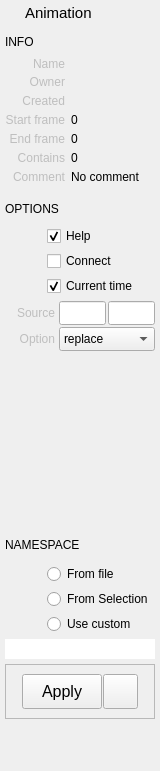
<?xml version="1.0" encoding="UTF-8"?>
<ui version="4.0">
 <class>Form</class>
 <widget class="QWidget" name="Form">
  <property name="geometry">
   <rect>
    <x>0</x>
    <y>0</y>
    <width>160</width>
    <height>771</height>
   </rect>
  </property>
  <property name="sizePolicy">
   <sizepolicy hsizetype="Ignored" vsizetype="Preferred">
    <horstretch>0</horstretch>
    <verstretch>0</verstretch>
   </sizepolicy>
  </property>
  <property name="minimumSize">
   <size>
    <width>160</width>
    <height>0</height>
   </size>
  </property>
  <property name="maximumSize">
   <size>
    <width>300</width>
    <height>16777215</height>
   </size>
  </property>
  <property name="windowTitle">
   <string>Form</string>
  </property>
  <property name="styleSheet">
   <string notr="true"/>
  </property>
  <layout class="QVBoxLayout" name="verticalLayout">
   <property name="spacing">
    <number>5</number>
   </property>
   <property name="leftMargin">
    <number>5</number>
   </property>
   <property name="topMargin">
    <number>2</number>
   </property>
   <property name="rightMargin">
    <number>5</number>
   </property>
   <property name="bottomMargin">
    <number>2</number>
   </property>
   <item>
    <layout class="QHBoxLayout" name="horizontalLayout_4">
     <property name="leftMargin">
      <number>2</number>
     </property>
     <property name="topMargin">
      <number>2</number>
     </property>
     <property name="rightMargin">
      <number>2</number>
     </property>
     <item>
      <widget class="QLabel" name="label_4">
       <property name="minimumSize">
        <size>
         <width>13</width>
         <height>13</height>
        </size>
       </property>
       <property name="maximumSize">
        <size>
         <width>13</width>
         <height>13</height>
        </size>
       </property>
       <property name="text">
        <string/>
       </property>
       <property name="pixmap">
        <pixmap>../images/animation.png</pixmap>
       </property>
       <property name="scaledContents">
        <bool>true</bool>
       </property>
      </widget>
     </item>
     <item>
      <widget class="QLabel" name="title">
       <property name="sizePolicy">
        <sizepolicy hsizetype="Ignored" vsizetype="Preferred">
         <horstretch>0</horstretch>
         <verstretch>0</verstretch>
        </sizepolicy>
       </property>
       <property name="font">
        <font>
         <family>Arial</family>
         <pointsize>11</pointsize>
         <weight>50</weight>
         <bold>false</bold>
        </font>
       </property>
       <property name="text">
        <string>Animation</string>
       </property>
      </widget>
     </item>
    </layout>
   </item>
   <item>
    <layout class="QHBoxLayout" name="horizontalLayout_7">
     <property name="topMargin">
      <number>5</number>
     </property>
     <item>
      <widget class="QLabel" name="label_8">
       <property name="minimumSize">
        <size>
         <width>100</width>
         <height>0</height>
        </size>
       </property>
       <property name="maximumSize">
        <size>
         <width>30</width>
         <height>16777215</height>
        </size>
       </property>
       <property name="font">
        <font>
         <family>Arial</family>
         <pointsize>9</pointsize>
         <weight>50</weight>
         <bold>false</bold>
        </font>
       </property>
       <property name="text">
        <string>INFO</string>
       </property>
      </widget>
     </item>
     <item>
      <spacer name="horizontalSpacer">
       <property name="orientation">
        <enum>Qt::Horizontal</enum>
       </property>
       <property name="sizeHint" stdset="0">
        <size>
         <width>40</width>
         <height>20</height>
        </size>
       </property>
      </spacer>
     </item>
    </layout>
   </item>
   <item>
    <layout class="QHBoxLayout" name="horizontalLayout_10">
     <property name="spacing">
      <number>6</number>
     </property>
     <item>
      <widget class="QLabel" name="label_7">
       <property name="enabled">
        <bool>false</bool>
       </property>
       <property name="minimumSize">
        <size>
         <width>60</width>
         <height>13</height>
        </size>
       </property>
       <property name="maximumSize">
        <size>
         <width>60</width>
         <height>16777215</height>
        </size>
       </property>
       <property name="text">
        <string>Name</string>
       </property>
       <property name="alignment">
        <set>Qt::AlignRight|Qt::AlignTrailing|Qt::AlignVCenter</set>
       </property>
      </widget>
     </item>
     <item>
      <widget class="QLabel" name="name">
       <property name="enabled">
        <bool>true</bool>
       </property>
       <property name="sizePolicy">
        <sizepolicy hsizetype="Ignored" vsizetype="Preferred">
         <horstretch>0</horstretch>
         <verstretch>0</verstretch>
        </sizepolicy>
       </property>
       <property name="minimumSize">
        <size>
         <width>0</width>
         <height>1</height>
        </size>
       </property>
       <property name="text">
        <string/>
       </property>
       <property name="alignment">
        <set>Qt::AlignLeading|Qt::AlignLeft|Qt::AlignTop</set>
       </property>
       <property name="textInteractionFlags">
        <set>Qt::LinksAccessibleByMouse|Qt::TextSelectableByMouse</set>
       </property>
      </widget>
     </item>
    </layout>
   </item>
   <item>
    <layout class="QHBoxLayout" name="horizontalLayout_9">
     <property name="spacing">
      <number>6</number>
     </property>
     <property name="topMargin">
      <number>0</number>
     </property>
     <item>
      <widget class="QLabel" name="label_13">
       <property name="enabled">
        <bool>false</bool>
       </property>
       <property name="sizePolicy">
        <sizepolicy hsizetype="Fixed" vsizetype="Expanding">
         <horstretch>0</horstretch>
         <verstretch>0</verstretch>
        </sizepolicy>
       </property>
       <property name="minimumSize">
        <size>
         <width>60</width>
         <height>13</height>
        </size>
       </property>
       <property name="maximumSize">
        <size>
         <width>60</width>
         <height>500</height>
        </size>
       </property>
       <property name="text">
        <string>Owner</string>
       </property>
       <property name="alignment">
        <set>Qt::AlignRight|Qt::AlignTop|Qt::AlignTrailing</set>
       </property>
      </widget>
     </item>
     <item>
      <widget class="QLabel" name="owner">
       <property name="enabled">
        <bool>true</bool>
       </property>
       <property name="sizePolicy">
        <sizepolicy hsizetype="Ignored" vsizetype="Expanding">
         <horstretch>0</horstretch>
         <verstretch>0</verstretch>
        </sizepolicy>
       </property>
       <property name="minimumSize">
        <size>
         <width>0</width>
         <height>0</height>
        </size>
       </property>
       <property name="maximumSize">
        <size>
         <width>16777215</width>
         <height>16777215</height>
        </size>
       </property>
       <property name="styleSheet">
        <string notr="true"/>
       </property>
       <property name="text">
        <string/>
       </property>
       <property name="alignment">
        <set>Qt::AlignLeading|Qt::AlignLeft|Qt::AlignTop</set>
       </property>
       <property name="wordWrap">
        <bool>true</bool>
       </property>
       <property name="textInteractionFlags">
        <set>Qt::LinksAccessibleByMouse|Qt::TextSelectableByMouse</set>
       </property>
      </widget>
     </item>
    </layout>
   </item>
   <item>
    <layout class="QHBoxLayout" name="horizontalLayout_11">
     <property name="spacing">
      <number>6</number>
     </property>
     <property name="topMargin">
      <number>0</number>
     </property>
     <item>
      <widget class="QLabel" name="label_14">
       <property name="enabled">
        <bool>false</bool>
       </property>
       <property name="sizePolicy">
        <sizepolicy hsizetype="Fixed" vsizetype="Expanding">
         <horstretch>0</horstretch>
         <verstretch>0</verstretch>
        </sizepolicy>
       </property>
       <property name="minimumSize">
        <size>
         <width>60</width>
         <height>13</height>
        </size>
       </property>
       <property name="maximumSize">
        <size>
         <width>60</width>
         <height>500</height>
        </size>
       </property>
       <property name="text">
        <string>Created</string>
       </property>
       <property name="alignment">
        <set>Qt::AlignRight|Qt::AlignTop|Qt::AlignTrailing</set>
       </property>
      </widget>
     </item>
     <item>
      <widget class="QLabel" name="created">
       <property name="enabled">
        <bool>true</bool>
       </property>
       <property name="sizePolicy">
        <sizepolicy hsizetype="Expanding" vsizetype="Expanding">
         <horstretch>0</horstretch>
         <verstretch>0</verstretch>
        </sizepolicy>
       </property>
       <property name="minimumSize">
        <size>
         <width>0</width>
         <height>0</height>
        </size>
       </property>
       <property name="maximumSize">
        <size>
         <width>16777215</width>
         <height>16777215</height>
        </size>
       </property>
       <property name="styleSheet">
        <string notr="true"/>
       </property>
       <property name="text">
        <string/>
       </property>
       <property name="alignment">
        <set>Qt::AlignLeading|Qt::AlignLeft|Qt::AlignTop</set>
       </property>
       <property name="wordWrap">
        <bool>true</bool>
       </property>
      </widget>
     </item>
    </layout>
   </item>
   <item>
    <layout class="QHBoxLayout" name="horizontalLayout_29">
     <property name="spacing">
      <number>6</number>
     </property>
     <property name="topMargin">
      <number>0</number>
     </property>
     <item>
      <widget class="QLabel" name="scene_dur_start_label_2">
       <property name="enabled">
        <bool>false</bool>
       </property>
       <property name="minimumSize">
        <size>
         <width>60</width>
         <height>13</height>
        </size>
       </property>
       <property name="maximumSize">
        <size>
         <width>60</width>
         <height>16777215</height>
        </size>
       </property>
       <property name="text">
        <string>Start frame</string>
       </property>
       <property name="alignment">
        <set>Qt::AlignRight|Qt::AlignTop|Qt::AlignTrailing</set>
       </property>
      </widget>
     </item>
     <item>
      <widget class="QLabel" name="start">
       <property name="enabled">
        <bool>true</bool>
       </property>
       <property name="text">
        <string>0</string>
       </property>
      </widget>
     </item>
    </layout>
   </item>
   <item>
    <layout class="QHBoxLayout" name="horizontalLayout_30">
     <property name="spacing">
      <number>6</number>
     </property>
     <property name="topMargin">
      <number>0</number>
     </property>
     <item>
      <widget class="QLabel" name="scene_dur_end_label_2">
       <property name="enabled">
        <bool>false</bool>
       </property>
       <property name="minimumSize">
        <size>
         <width>60</width>
         <height>13</height>
        </size>
       </property>
       <property name="maximumSize">
        <size>
         <width>60</width>
         <height>16777215</height>
        </size>
       </property>
       <property name="text">
        <string>End frame</string>
       </property>
       <property name="alignment">
        <set>Qt::AlignRight|Qt::AlignTop|Qt::AlignTrailing</set>
       </property>
      </widget>
     </item>
     <item>
      <widget class="QLabel" name="end">
       <property name="enabled">
        <bool>true</bool>
       </property>
       <property name="sizePolicy">
        <sizepolicy hsizetype="Ignored" vsizetype="Preferred">
         <horstretch>0</horstretch>
         <verstretch>0</verstretch>
        </sizepolicy>
       </property>
       <property name="text">
        <string>0</string>
       </property>
       <property name="alignment">
        <set>Qt::AlignLeading|Qt::AlignLeft|Qt::AlignTop</set>
       </property>
      </widget>
     </item>
    </layout>
   </item>
   <item>
    <layout class="QHBoxLayout" name="horizontalLayout_32">
     <property name="spacing">
      <number>6</number>
     </property>
     <property name="topMargin">
      <number>0</number>
     </property>
     <item>
      <widget class="QLabel" name="scene_dur_end_label_3">
       <property name="enabled">
        <bool>false</bool>
       </property>
       <property name="minimumSize">
        <size>
         <width>60</width>
         <height>13</height>
        </size>
       </property>
       <property name="maximumSize">
        <size>
         <width>60</width>
         <height>16777215</height>
        </size>
       </property>
       <property name="text">
        <string>Contains</string>
       </property>
       <property name="alignment">
        <set>Qt::AlignRight|Qt::AlignTop|Qt::AlignTrailing</set>
       </property>
      </widget>
     </item>
     <item>
      <widget class="QLabel" name="contains">
       <property name="enabled">
        <bool>true</bool>
       </property>
       <property name="sizePolicy">
        <sizepolicy hsizetype="Ignored" vsizetype="Preferred">
         <horstretch>0</horstretch>
         <verstretch>0</verstretch>
        </sizepolicy>
       </property>
       <property name="text">
        <string>0</string>
       </property>
       <property name="alignment">
        <set>Qt::AlignLeading|Qt::AlignLeft|Qt::AlignTop</set>
       </property>
      </widget>
     </item>
    </layout>
   </item>
   <item>
    <layout class="QHBoxLayout" name="horizontalLayout_18">
     <property name="spacing">
      <number>6</number>
     </property>
     <property name="topMargin">
      <number>0</number>
     </property>
     <property name="bottomMargin">
      <number>5</number>
     </property>
     <item>
      <widget class="QLabel" name="label_11">
       <property name="enabled">
        <bool>false</bool>
       </property>
       <property name="sizePolicy">
        <sizepolicy hsizetype="Fixed" vsizetype="Expanding">
         <horstretch>0</horstretch>
         <verstretch>0</verstretch>
        </sizepolicy>
       </property>
       <property name="minimumSize">
        <size>
         <width>60</width>
         <height>0</height>
        </size>
       </property>
       <property name="maximumSize">
        <size>
         <width>60</width>
         <height>500</height>
        </size>
       </property>
       <property name="text">
        <string>Comment</string>
       </property>
       <property name="alignment">
        <set>Qt::AlignRight|Qt::AlignTop|Qt::AlignTrailing</set>
       </property>
      </widget>
     </item>
     <item>
      <widget class="QLabel" name="comment">
       <property name="enabled">
        <bool>true</bool>
       </property>
       <property name="sizePolicy">
        <sizepolicy hsizetype="Ignored" vsizetype="MinimumExpanding">
         <horstretch>0</horstretch>
         <verstretch>0</verstretch>
        </sizepolicy>
       </property>
       <property name="minimumSize">
        <size>
         <width>0</width>
         <height>0</height>
        </size>
       </property>
       <property name="maximumSize">
        <size>
         <width>16777215</width>
         <height>16777215</height>
        </size>
       </property>
       <property name="styleSheet">
        <string notr="true"/>
       </property>
       <property name="text">
        <string>No comment</string>
       </property>
       <property name="alignment">
        <set>Qt::AlignLeading|Qt::AlignLeft|Qt::AlignTop</set>
       </property>
       <property name="wordWrap">
        <bool>true</bool>
       </property>
       <property name="textInteractionFlags">
        <set>Qt::LinksAccessibleByMouse|Qt::TextSelectableByMouse</set>
       </property>
      </widget>
     </item>
    </layout>
   </item>
   <item>
    <layout class="QHBoxLayout" name="horizontalLayout_3">
     <property name="topMargin">
      <number>5</number>
     </property>
     <item>
      <widget class="QLabel" name="label_2">
       <property name="minimumSize">
        <size>
         <width>100</width>
         <height>0</height>
        </size>
       </property>
       <property name="maximumSize">
        <size>
         <width>100</width>
         <height>16777215</height>
        </size>
       </property>
       <property name="font">
        <font>
         <family>Arial</family>
         <pointsize>9</pointsize>
         <weight>50</weight>
         <bold>false</bold>
        </font>
       </property>
       <property name="text">
        <string>OPTIONS</string>
       </property>
      </widget>
     </item>
     <item>
      <spacer name="horizontalSpacer_2">
       <property name="orientation">
        <enum>Qt::Horizontal</enum>
       </property>
       <property name="sizeHint" stdset="0">
        <size>
         <width>40</width>
         <height>20</height>
        </size>
       </property>
      </spacer>
     </item>
    </layout>
   </item>
   <item>
    <layout class="QHBoxLayout" name="horizontalLayout_19">
     <property name="spacing">
      <number>2</number>
     </property>
     <property name="topMargin">
      <number>2</number>
     </property>
     <item>
      <widget class="QLabel" name="scene_dur_start_label_6">
       <property name="enabled">
        <bool>true</bool>
       </property>
       <property name="minimumSize">
        <size>
         <width>40</width>
         <height>0</height>
        </size>
       </property>
       <property name="maximumSize">
        <size>
         <width>40</width>
         <height>16777215</height>
        </size>
       </property>
       <property name="text">
        <string/>
       </property>
       <property name="alignment">
        <set>Qt::AlignRight|Qt::AlignTrailing|Qt::AlignVCenter</set>
       </property>
      </widget>
     </item>
     <item>
      <widget class="QCheckBox" name="helpCheckBox">
       <property name="maximumSize">
        <size>
         <width>16777215</width>
         <height>16777215</height>
        </size>
       </property>
       <property name="text">
        <string>Help</string>
       </property>
       <property name="checked">
        <bool>true</bool>
       </property>
      </widget>
     </item>
    </layout>
   </item>
   <item>
    <layout class="QHBoxLayout" name="horizontalLayout_15">
     <property name="spacing">
      <number>2</number>
     </property>
     <property name="topMargin">
      <number>0</number>
     </property>
     <item>
      <widget class="QLabel" name="scene_dur_start_label_5">
       <property name="enabled">
        <bool>true</bool>
       </property>
       <property name="minimumSize">
        <size>
         <width>40</width>
         <height>0</height>
        </size>
       </property>
       <property name="maximumSize">
        <size>
         <width>40</width>
         <height>16777215</height>
        </size>
       </property>
       <property name="text">
        <string/>
       </property>
       <property name="alignment">
        <set>Qt::AlignRight|Qt::AlignTrailing|Qt::AlignVCenter</set>
       </property>
      </widget>
     </item>
     <item>
      <widget class="QCheckBox" name="connectCheckBox">
       <property name="maximumSize">
        <size>
         <width>16777215</width>
         <height>16777215</height>
        </size>
       </property>
       <property name="text">
        <string>Connect</string>
       </property>
      </widget>
     </item>
    </layout>
   </item>
   <item>
    <layout class="QHBoxLayout" name="horizontalLayout_13">
     <property name="spacing">
      <number>2</number>
     </property>
     <property name="topMargin">
      <number>0</number>
     </property>
     <item>
      <widget class="QLabel" name="scene_dur_start_label_4">
       <property name="enabled">
        <bool>true</bool>
       </property>
       <property name="minimumSize">
        <size>
         <width>40</width>
         <height>0</height>
        </size>
       </property>
       <property name="maximumSize">
        <size>
         <width>40</width>
         <height>16777215</height>
        </size>
       </property>
       <property name="text">
        <string/>
       </property>
       <property name="alignment">
        <set>Qt::AlignRight|Qt::AlignTrailing|Qt::AlignVCenter</set>
       </property>
      </widget>
     </item>
     <item>
      <widget class="QCheckBox" name="currentTime">
       <property name="text">
        <string>Current time</string>
       </property>
       <property name="checked">
        <bool>true</bool>
       </property>
      </widget>
     </item>
    </layout>
   </item>
   <item>
    <layout class="QVBoxLayout" name="verticalLayout_2">
     <property name="spacing">
      <number>2</number>
     </property>
     <property name="topMargin">
      <number>0</number>
     </property>
     <item>
      <layout class="QHBoxLayout" name="horizontalLayout_31">
       <property name="spacing">
        <number>4</number>
       </property>
       <property name="topMargin">
        <number>0</number>
       </property>
       <item>
        <widget class="QLabel" name="scene_dur_start_label_3">
         <property name="enabled">
          <bool>false</bool>
         </property>
         <property name="minimumSize">
          <size>
           <width>50</width>
           <height>0</height>
          </size>
         </property>
         <property name="maximumSize">
          <size>
           <width>50</width>
           <height>16777215</height>
          </size>
         </property>
         <property name="toolTip">
          <string/>
         </property>
         <property name="text">
          <string>Source</string>
         </property>
         <property name="alignment">
          <set>Qt::AlignRight|Qt::AlignTrailing|Qt::AlignVCenter</set>
         </property>
        </widget>
       </item>
       <item>
        <layout class="QHBoxLayout" name="horizontalLayout">
         <property name="spacing">
          <number>2</number>
         </property>
         <item>
          <widget class="QLineEdit" name="sourceStartEdit">
           <property name="sizePolicy">
            <sizepolicy hsizetype="Minimum" vsizetype="Fixed">
             <horstretch>0</horstretch>
             <verstretch>0</verstretch>
            </sizepolicy>
           </property>
           <property name="minimumSize">
            <size>
             <width>0</width>
             <height>24</height>
            </size>
           </property>
           <property name="maximumSize">
            <size>
             <width>16777215</width>
             <height>24</height>
            </size>
           </property>
           <property name="statusTip">
            <string/>
           </property>
          </widget>
         </item>
         <item>
          <widget class="QLineEdit" name="sourceEndEdit">
           <property name="sizePolicy">
            <sizepolicy hsizetype="Minimum" vsizetype="Fixed">
             <horstretch>0</horstretch>
             <verstretch>0</verstretch>
            </sizepolicy>
           </property>
           <property name="minimumSize">
            <size>
             <width>0</width>
             <height>24</height>
            </size>
           </property>
           <property name="maximumSize">
            <size>
             <width>16777215</width>
             <height>24</height>
            </size>
           </property>
          </widget>
         </item>
        </layout>
       </item>
      </layout>
     </item>
     <item>
      <layout class="QHBoxLayout" name="horizontalLayout_14">
       <property name="spacing">
        <number>2</number>
       </property>
       <property name="topMargin">
        <number>0</number>
       </property>
       <item>
        <widget class="QLabel" name="label_12">
         <property name="enabled">
          <bool>false</bool>
         </property>
         <property name="minimumSize">
          <size>
           <width>50</width>
           <height>0</height>
          </size>
         </property>
         <property name="maximumSize">
          <size>
           <width>50</width>
           <height>16777215</height>
          </size>
         </property>
         <property name="text">
          <string>Option</string>
         </property>
         <property name="alignment">
          <set>Qt::AlignRight|Qt::AlignTrailing|Qt::AlignVCenter</set>
         </property>
        </widget>
       </item>
       <item>
        <layout class="QHBoxLayout" name="horizontalLayout_8">
         <property name="spacing">
          <number>2</number>
         </property>
         <property name="leftMargin">
          <number>2</number>
         </property>
         <item>
          <widget class="QComboBox" name="option">
           <property name="sizePolicy">
            <sizepolicy hsizetype="Ignored" vsizetype="Fixed">
             <horstretch>0</horstretch>
             <verstretch>0</verstretch>
            </sizepolicy>
           </property>
           <property name="minimumSize">
            <size>
             <width>0</width>
             <height>24</height>
            </size>
           </property>
           <property name="maximumSize">
            <size>
             <width>1000</width>
             <height>24</height>
            </size>
           </property>
           <item>
            <property name="text">
             <string>replace</string>
            </property>
           </item>
           <item>
            <property name="text">
             <string>replace all</string>
            </property>
           </item>
           <item>
            <property name="text">
             <string>insert</string>
            </property>
           </item>
           <item>
            <property name="text">
             <string>merge</string>
            </property>
           </item>
          </widget>
         </item>
        </layout>
       </item>
      </layout>
     </item>
    </layout>
   </item>
   <item>
    <layout class="QHBoxLayout" name="horizontalLayout_33">
     <property name="spacing">
      <number>4</number>
     </property>
     <property name="topMargin">
      <number>0</number>
     </property>
     <item>
      <layout class="QHBoxLayout" name="horizontalLayout_2">
       <property name="spacing">
        <number>2</number>
       </property>
       <item>
        <widget class="QLabel" name="helpImage">
         <property name="sizePolicy">
          <sizepolicy hsizetype="Fixed" vsizetype="Fixed">
           <horstretch>0</horstretch>
           <verstretch>0</verstretch>
          </sizepolicy>
         </property>
         <property name="minimumSize">
          <size>
           <width>200</width>
           <height>169</height>
          </size>
         </property>
         <property name="maximumSize">
          <size>
           <width>200</width>
           <height>169</height>
          </size>
         </property>
         <property name="styleSheet">
          <string notr="true"/>
         </property>
         <property name="text">
          <string/>
         </property>
         <property name="pixmap">
          <pixmap>../../../gui/images/insert.png</pixmap>
         </property>
         <property name="scaledContents">
          <bool>true</bool>
         </property>
         <property name="indent">
          <number>0</number>
         </property>
        </widget>
       </item>
      </layout>
     </item>
    </layout>
   </item>
   <item>
    <layout class="QHBoxLayout" name="horizontalLayout_20">
     <property name="topMargin">
      <number>5</number>
     </property>
     <item>
      <widget class="QLabel" name="label_5">
       <property name="minimumSize">
        <size>
         <width>100</width>
         <height>0</height>
        </size>
       </property>
       <property name="maximumSize">
        <size>
         <width>100</width>
         <height>16777215</height>
        </size>
       </property>
       <property name="font">
        <font>
         <family>Arial</family>
         <pointsize>9</pointsize>
         <weight>50</weight>
         <bold>false</bold>
        </font>
       </property>
       <property name="text">
        <string>NAMESPACE</string>
       </property>
      </widget>
     </item>
     <item>
      <spacer name="horizontalSpacer_5">
       <property name="orientation">
        <enum>Qt::Horizontal</enum>
       </property>
       <property name="sizeHint" stdset="0">
        <size>
         <width>40</width>
         <height>20</height>
        </size>
       </property>
      </spacer>
     </item>
    </layout>
   </item>
   <item>
    <layout class="QHBoxLayout" name="horizontalLayout_5">
     <property name="spacing">
      <number>2</number>
     </property>
     <property name="leftMargin">
      <number>0</number>
     </property>
     <property name="topMargin">
      <number>4</number>
     </property>
     <item>
      <widget class="QLabel" name="label_16">
       <property name="minimumSize">
        <size>
         <width>40</width>
         <height>0</height>
        </size>
       </property>
       <property name="maximumSize">
        <size>
         <width>30</width>
         <height>16777215</height>
        </size>
       </property>
       <property name="layoutDirection">
        <enum>Qt::LeftToRight</enum>
       </property>
       <property name="text">
        <string/>
       </property>
       <property name="alignment">
        <set>Qt::AlignRight|Qt::AlignTrailing|Qt::AlignVCenter</set>
       </property>
      </widget>
     </item>
     <item>
      <widget class="QRadioButton" name="useFileNamespace">
       <property name="text">
        <string>From file</string>
       </property>
      </widget>
     </item>
    </layout>
   </item>
   <item>
    <layout class="QHBoxLayout" name="horizontalLayout_12">
     <property name="spacing">
      <number>2</number>
     </property>
     <property name="leftMargin">
      <number>0</number>
     </property>
     <property name="topMargin">
      <number>0</number>
     </property>
     <item>
      <widget class="QLabel" name="label_17">
       <property name="minimumSize">
        <size>
         <width>40</width>
         <height>0</height>
        </size>
       </property>
       <property name="maximumSize">
        <size>
         <width>30</width>
         <height>16777215</height>
        </size>
       </property>
       <property name="layoutDirection">
        <enum>Qt::LeftToRight</enum>
       </property>
       <property name="text">
        <string/>
       </property>
       <property name="alignment">
        <set>Qt::AlignRight|Qt::AlignTrailing|Qt::AlignVCenter</set>
       </property>
      </widget>
     </item>
     <item>
      <widget class="QRadioButton" name="useSelectionNamespace">
       <property name="text">
        <string>From Selection</string>
       </property>
      </widget>
     </item>
    </layout>
   </item>
   <item>
    <layout class="QHBoxLayout" name="horizontalLayout_16">
     <property name="spacing">
      <number>2</number>
     </property>
     <property name="leftMargin">
      <number>0</number>
     </property>
     <property name="topMargin">
      <number>0</number>
     </property>
     <item>
      <widget class="QLabel" name="label_19">
       <property name="minimumSize">
        <size>
         <width>40</width>
         <height>0</height>
        </size>
       </property>
       <property name="maximumSize">
        <size>
         <width>30</width>
         <height>16777215</height>
        </size>
       </property>
       <property name="layoutDirection">
        <enum>Qt::LeftToRight</enum>
       </property>
       <property name="text">
        <string/>
       </property>
       <property name="alignment">
        <set>Qt::AlignRight|Qt::AlignTrailing|Qt::AlignVCenter</set>
       </property>
      </widget>
     </item>
     <item>
      <widget class="QRadioButton" name="useCustomNamespace">
       <property name="text">
        <string>Use custom</string>
       </property>
      </widget>
     </item>
    </layout>
   </item>
   <item>
    <layout class="QHBoxLayout" name="horizontalLayout_17">
     <property name="leftMargin">
      <number>0</number>
     </property>
     <property name="topMargin">
      <number>0</number>
     </property>
     <property name="rightMargin">
      <number>0</number>
     </property>
     <item>
      <widget class="QLineEdit" name="namespaceEdit">
       <property name="minimumSize">
        <size>
         <width>0</width>
         <height>0</height>
        </size>
       </property>
       <property name="frame">
        <bool>false</bool>
       </property>
      </widget>
     </item>
    </layout>
   </item>
   <item>
    <widget class="QFrame" name="previewButtons">
     <property name="frameShape">
      <enum>QFrame::StyledPanel</enum>
     </property>
     <property name="frameShadow">
      <enum>QFrame::Raised</enum>
     </property>
     <layout class="QHBoxLayout" name="horizontalLayout_6">
      <property name="spacing">
       <number>1</number>
      </property>
      <item>
       <spacer name="horizontalSpacer_3">
        <property name="orientation">
         <enum>Qt::Horizontal</enum>
        </property>
        <property name="sizeHint" stdset="0">
         <size>
          <width>40</width>
          <height>20</height>
         </size>
        </property>
       </spacer>
      </item>
      <item>
       <widget class="QPushButton" name="acceptButton">
        <property name="sizePolicy">
         <sizepolicy hsizetype="Preferred" vsizetype="Fixed">
          <horstretch>0</horstretch>
          <verstretch>0</verstretch>
         </sizepolicy>
        </property>
        <property name="minimumSize">
         <size>
          <width>80</width>
          <height>35</height>
         </size>
        </property>
        <property name="maximumSize">
         <size>
          <width>125</width>
          <height>35</height>
         </size>
        </property>
        <property name="font">
         <font>
          <family>Arial</family>
          <pointsize>12</pointsize>
          <weight>50</weight>
          <bold>false</bold>
         </font>
        </property>
        <property name="toolTip">
         <string/>
        </property>
        <property name="styleSheet">
         <string notr="true"/>
        </property>
        <property name="text">
         <string>Apply</string>
        </property>
       </widget>
      </item>
      <item>
       <widget class="QPushButton" name="selectionSetButton">
        <property name="minimumSize">
         <size>
          <width>0</width>
          <height>35</height>
         </size>
        </property>
        <property name="maximumSize">
         <size>
          <width>35</width>
          <height>16777215</height>
         </size>
        </property>
        <property name="text">
         <string/>
        </property>
        <property name="icon">
         <iconset>
          <normaloff>../images/selectionSet2.png</normaloff>../images/selectionSet2.png</iconset>
        </property>
        <property name="iconSize">
         <size>
          <width>25</width>
          <height>25</height>
         </size>
        </property>
       </widget>
      </item>
      <item>
       <spacer name="horizontalSpacer_4">
        <property name="orientation">
         <enum>Qt::Horizontal</enum>
        </property>
        <property name="sizeHint" stdset="0">
         <size>
          <width>40</width>
          <height>20</height>
         </size>
        </property>
       </spacer>
      </item>
     </layout>
    </widget>
   </item>
   <item>
    <spacer name="verticalSpacer">
     <property name="orientation">
      <enum>Qt::Vertical</enum>
     </property>
     <property name="sizeHint" stdset="0">
      <size>
       <width>0</width>
       <height>2000</height>
      </size>
     </property>
    </spacer>
   </item>
  </layout>
  <zorder>verticalSpacer</zorder>
  <zorder></zorder>
  <zorder></zorder>
  <zorder></zorder>
  <zorder></zorder>
  <zorder>previewButtons</zorder>
  <zorder></zorder>
  <zorder></zorder>
  <zorder></zorder>
  <zorder></zorder>
  <zorder></zorder>
  <zorder></zorder>
  <zorder></zorder>
  <zorder></zorder>
  <zorder></zorder>
 </widget>
 <resources/>
 <connections/>
 <slots>
  <slot>apply()</slot>
  <slot>edit()</slot>
  <slot>showControls()</slot>
  <slot>selectControls()</slot>
 </slots>
</ui>
